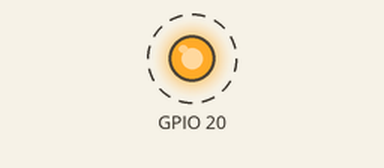
This program was run on a simulated Raspberry Pi (BCM pin numbers). Parts: output pins drawn as LEDs (lit = HIGH). Dashed ring = blinking. What the program prints to the terminal is not drawn.

Above: at 0.4 s.
Timing chart, 0 to 4.1 s (numbered marks = the images above):
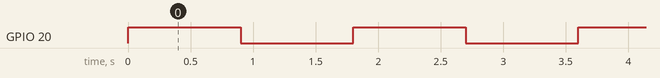

Measured:
- by itself, GPIO 20: alternates HIGH for 0.90 s and LOW for 0.90 s

The program:

led_periphery.py
```python
from periphery import GPIO
import time

# Modify the chip path and pin number according to your K230 or other board
# Assuming LED is connected to line 20 of /dev/gpiochip1
LED_CHIP_PATH = "/dev/gpiochip1"
LED_LINE_NUM = 20

try:
    # Open GPIO and configure as output mode ("out")
    # New version of python-periphery no longer supports initial_value parameter
    led = GPIO(LED_CHIP_PATH, LED_LINE_NUM, "out")

    # Manually set initial value to low (LED off)
    led.write(False)

    print(f"Successfully initialized LED pin: {LED_CHIP_PATH} [Line {LED_LINE_NUM}]")
    print("Starting LED blink, press Ctrl+C to exit...")

    while True:
        # Output high level (True), turn on LED
        # Note: If your hardware is active-low, write(True) will turn it off,
        # and write(False) will turn it on
        print("LED ON")
        led.write(True)
        time.sleep(0.9)  # Keep on for 0.5 seconds

        # Output low level (False), turn off LED
        print("LED OFF")
        led.write(False)
        time.sleep(0.9)  # Keep off for 0.5 seconds

except KeyboardInterrupt:
    print("\nProgram terminated.")
except Exception as e:
    print(f"Error occurred: {e}")
finally:
    # Release GPIO resource properly and turn off LED before exiting
    if 'led' in locals():
        led.write(False)
        led.close()
        print("LED resource released.")
```
